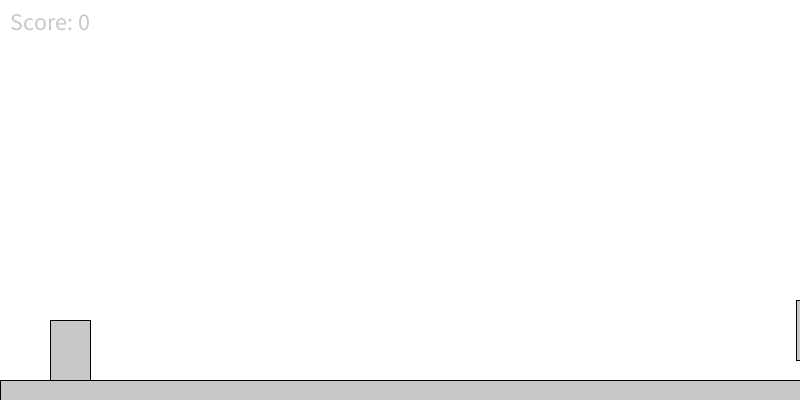
Frame 1 (no input)
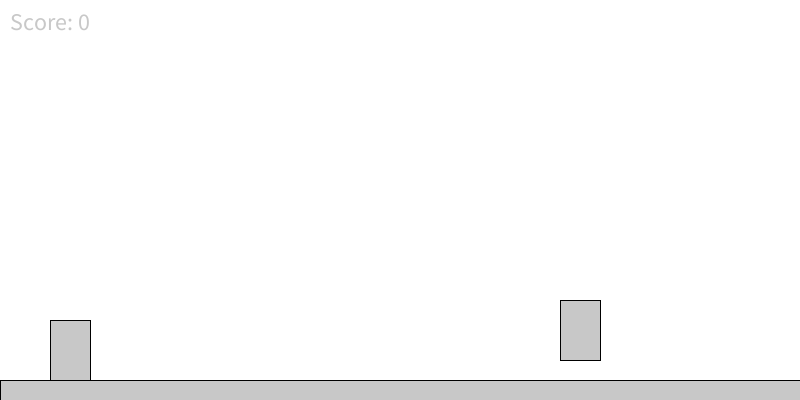
Frame 60 (the mouse pressed at the canvas centre just before this capture)
Frame 120 (the mouse held since frame 60 and released just before this capture): identical to frame 60, image omitted

The Processing sketch that drew these frames (run headless with seeded random() and noise(); from frame 60 on, the mouse is pressed at the canvas centre):

// Processing sketch: chatgpt_dino2
// ── chatgpt_dino2.pde
int cactusCount; // the number of cacti currently on screen
float dinosaurX, dinosaurY; // the position of the dinosaur
float dinosaurSpeed; // the vertical speed of the dinosaur
float gravity; // the acceleration due to gravity
int score; // the player's score

float[] cactusX; // the x-position of each cactus
float[] cactusY; // the y-position of each cactus
float cactusSpacing; // the distance between each cactus
float cactusSpeed; // the horizontal speed of the cacti

void setup() {
  size(800, 400);
  resetGame();
}

void resetGame() {
  cactusCount = 0;
  dinosaurX = 50;
  dinosaurY = height - 80;
  dinosaurSpeed = 0;
  gravity = 0.5;
  score = 0;
  cactusSpacing = 300;
  cactusSpeed = 4;
  cactusX = new float[4];
  cactusY = new float[4];
  for (int i = 0; i < 4; i++) {
    cactusX[i] = width + i * cactusSpacing;
    cactusY[i] = height - 100;
  }
}

void draw() {
  background(255);
  
  // draw the floor
  fill(200);
  rect(0, height - 20, width, 20);
  
  // update the position of the dinosaur
  dinosaurSpeed += gravity;
  dinosaurY += dinosaurSpeed;
  
  // stop the dinosaur if it hits the floor
  if (dinosaurY >= height - 80) {
    dinosaurY = height - 80;
    dinosaurSpeed = 0;
  }
  
  // update the position of the cacti
  for (int i = 0; i < 4; i++) {
    cactusX[i] -= cactusSpeed;
    if (cactusX[i] < -40) {
      cactusX[i] = width + cactusSpacing;
    }
    
    // check for collision with dinosaur
    if (dinosaurX + 40 > cactusX[i] && dinosaurX < cactusX[i] + 40 && dinosaurY + 60 > cactusY[i]) {
      resetGame();
    }
    
    // update the score if the dinosaur has passed a cactus
    if (cactusX[i] < dinosaurX && cactusX[i] + 40 > dinosaurX) {
      score++;
    }
    
    // draw the cactus
    rect(cactusX[i], cactusY[i], 40, 60);
  }
  
  // draw the dinosaur
  rect(dinosaurX, dinosaurY, 40, 60);
  
  // draw the score
  textSize(24);
  text("Score: " + score, 10, 30);
}

void keyPressed() {
  // make the dinosaur jump if spacebar is pressed
  if (key == ' ' && dinosaurY >= height - 80) {
    dinosaurSpeed = -12;
  }
}

void mousePressed() {
  // restart the game if the mouse is clicked
  resetGame();
}
